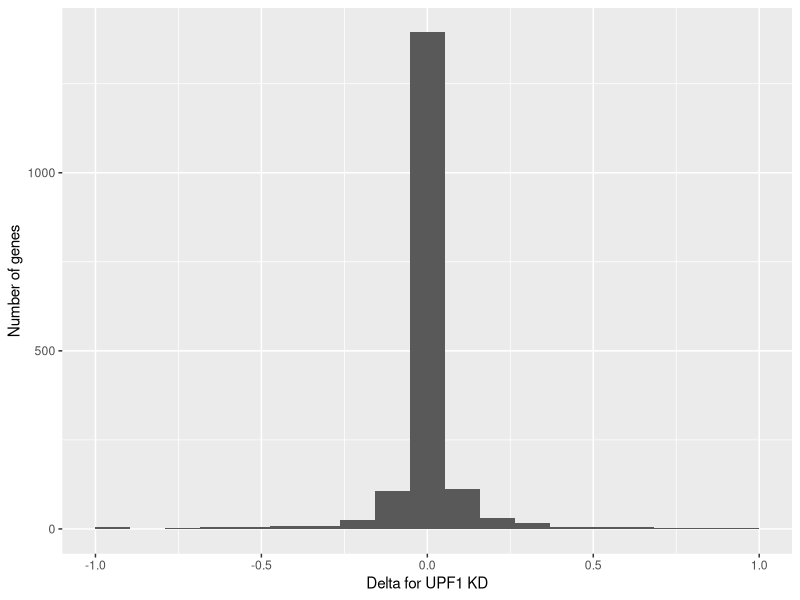
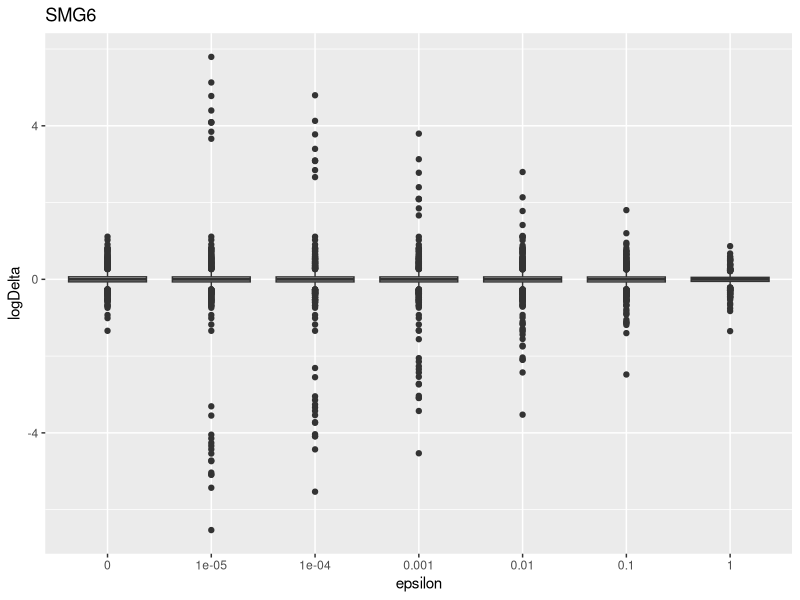
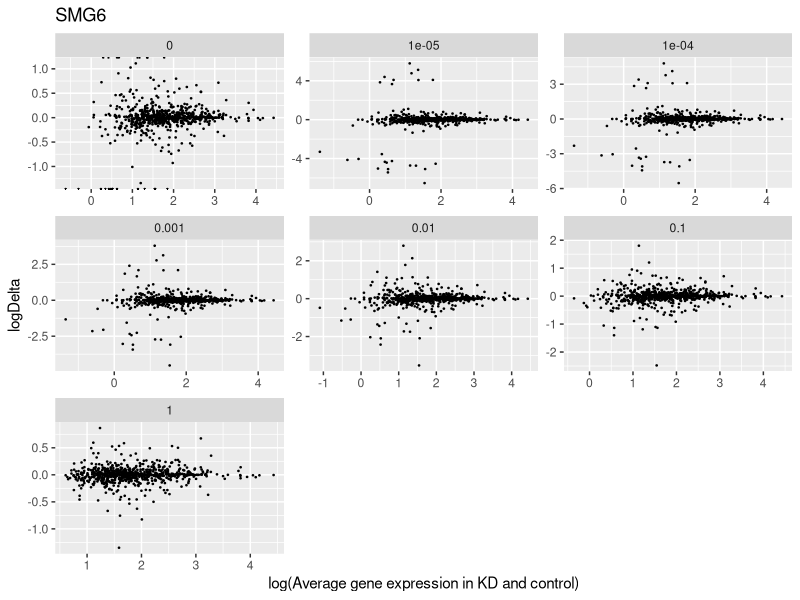
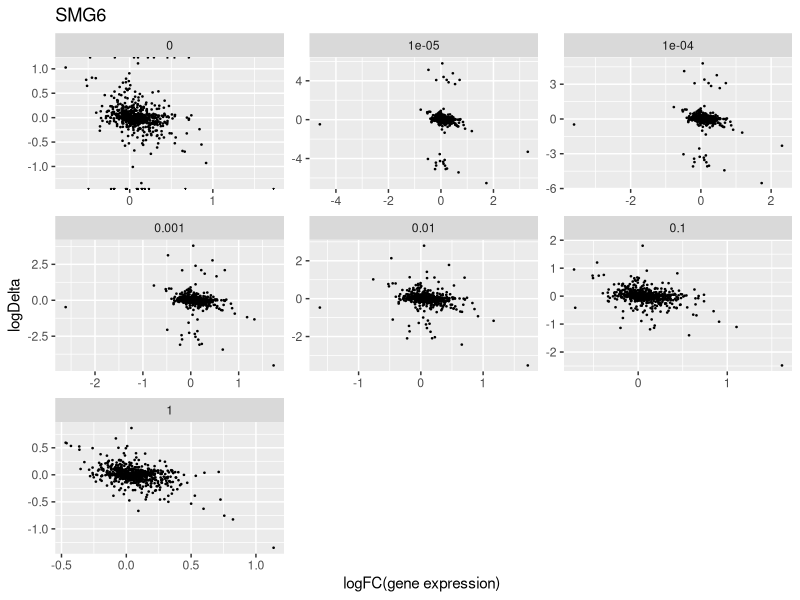
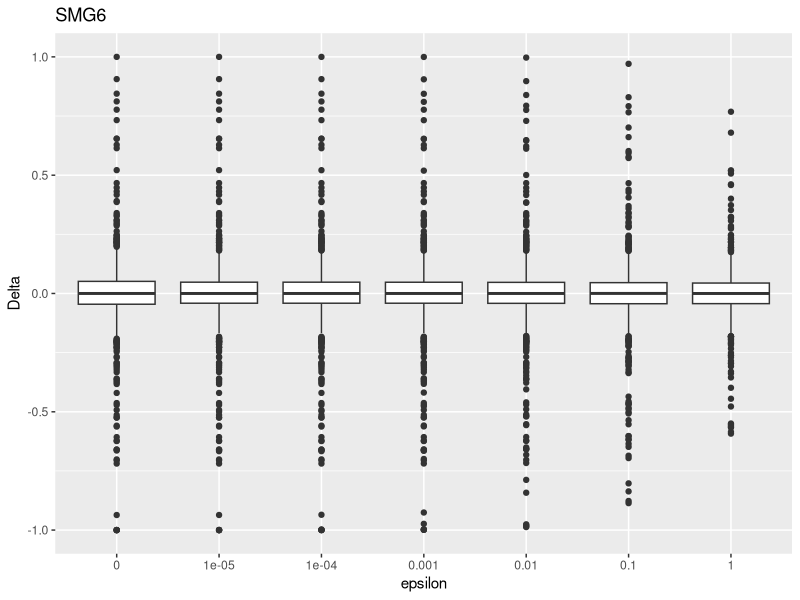
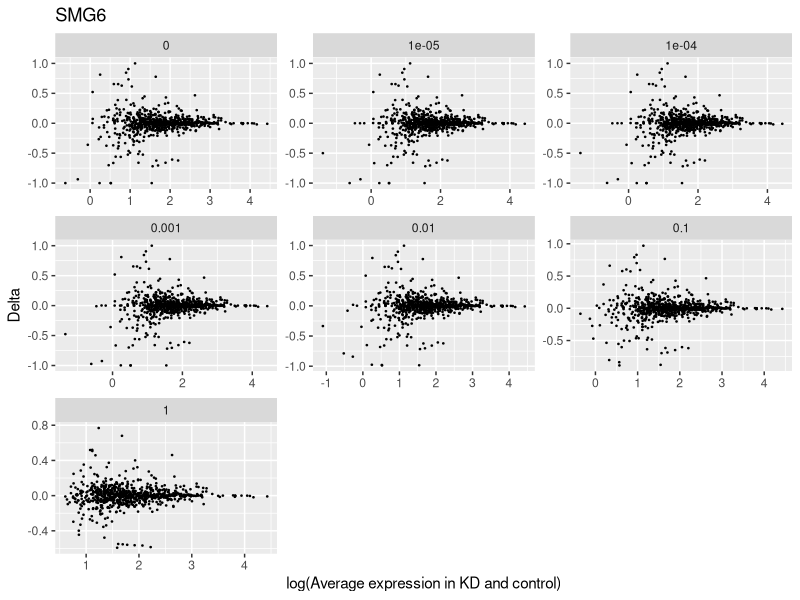
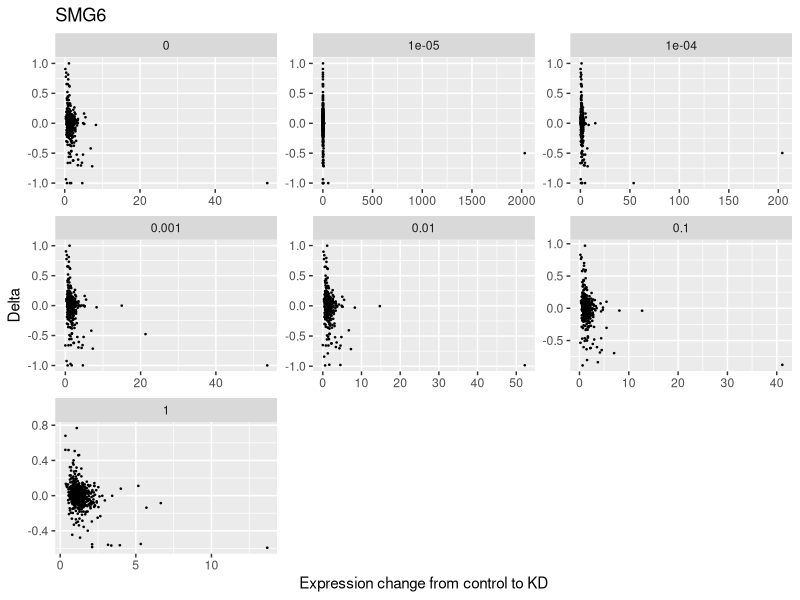

The R script that drew these images, in order:
## ---- chunk 1
library(tidyverse)
library(knitr)
target_counts_by_eps <- readr::read_tsv('genes_vareps.tsv')
## ---- chunk 2
kable(head(target_counts_by_eps))
## ---- chunk 3
(number_of_all_genes <- length(unique(target_counts_by_eps$gene_id)))
## ---- chunk 4
qplot(
  x = delta_upf1,
  data = target_counts_by_eps %>%
    filter(eps == 0) %>%
    transmute(delta_upf1 = frac_upf1 - frac_control),
  bins = 20,
  xlab = 'Delta for UPF1 KD',
  ylab = 'Number of genes'
)
## ---- chunk 5
keep_expressed_genes <- target_counts_by_eps$uorftx_number != target_counts_by_eps$alltx_number
keep_target_genes <- target_counts_by_eps$uorftx_number != target_counts_by_eps$alltx_number
sprintf("Number of genes having both uORF and non-uORF transcripts = %d",
        sum(keep_target_genes[1:number_of_all_genes]))
keep_smg6_delta <- (target_counts_by_eps$gene_tpm_smg6 != 0) & (target_counts_by_eps$frac_smg6 != target_counts_by_eps$frac_control)
sprintf("Number of genes with non-zero delta in SMG6 knockdown = %d",
        sum(keep_smg6_delta[1:number_of_all_genes]))
keep_upf1_delta <- (target_counts_by_eps$gene_tpm_upf1 != 0) & (target_counts_by_eps$frac_upf1 != target_counts_by_eps$frac_control)
sprintf("Number of genes with non-zero delta in UPF1 knockdown = %d",
        sum(keep_upf1_delta[1:number_of_all_genes]))
## ---- chunk 6
ggplot(data = target_counts_by_eps[keep_smg6_delta, ], mapping = aes(
  x = as.factor(eps), y = log10(frac_smg6) - log10(frac_control)
)) + geom_boxplot() + ggtitle('SMG6') + 
  xlab('epsilon') + ylab('logDelta')
## ---- chunk 7
ggplot(data = target_counts_by_eps[keep_smg6_delta, ], mapping = aes(
  x = log10(gene_tpm_smg6 + gene_tpm_control),
  y = log10(frac_smg6) - log10(frac_control)
)) + geom_point(size = 0.25) + ggtitle('SMG6') +
  facet_wrap(~ as.factor(eps), scales = 'free', labeller = label_parsed) + 
  xlab('log(Average gene expression in KD and control)') + ylab('logDelta')
## ---- chunk 8
ggplot(data = target_counts_by_eps[keep_smg6_delta, ], 
       mapping = aes(
         x = log10(gene_tpm_smg6 / gene_tpm_control),
         y = log10(frac_smg6) - log10(frac_control)
)) + geom_point(size = 0.25) + ggtitle('SMG6') +
  facet_wrap(~ factor(eps), scales = 'free') + 
  xlab('logFC(gene expression) ') + ylab('logDelta')
## ---- chunk 9
ggplot(data = target_counts_by_eps[keep_smg6_delta, ],
       mapping = aes(x = as.factor(eps), y = frac_smg6 - frac_control)) +
  geom_boxplot() + ggtitle('SMG6') + 
  xlab('epsilon') + ylab('Delta')
## ---- chunk 10
ggplot(data = target_counts_by_eps[keep_smg6_delta, ],
       mapping = aes(x = log10(gene_tpm_smg6 + gene_tpm_control), y = frac_smg6 - frac_control)) +
  geom_point(size = 0.25) + ggtitle('SMG6') +
  facet_wrap(~ as.factor(eps), scales = 'free', labeller = label_parsed) + 
  xlab('log(Average expression in KD and control)') + ylab('Delta')
## ---- chunk 11
ggplot(data = target_counts_by_eps[keep_smg6_delta, ], 
       mapping = aes(x = gene_tpm_smg6 / gene_tpm_control, y = frac_smg6 - frac_control)) +
  geom_point(size = 0.25) + ggtitle('SMG6') +
  facet_wrap(~ factor(eps), scales = 'free') + 
  xlab('Expression change from control to KD') + ylab('Delta')
